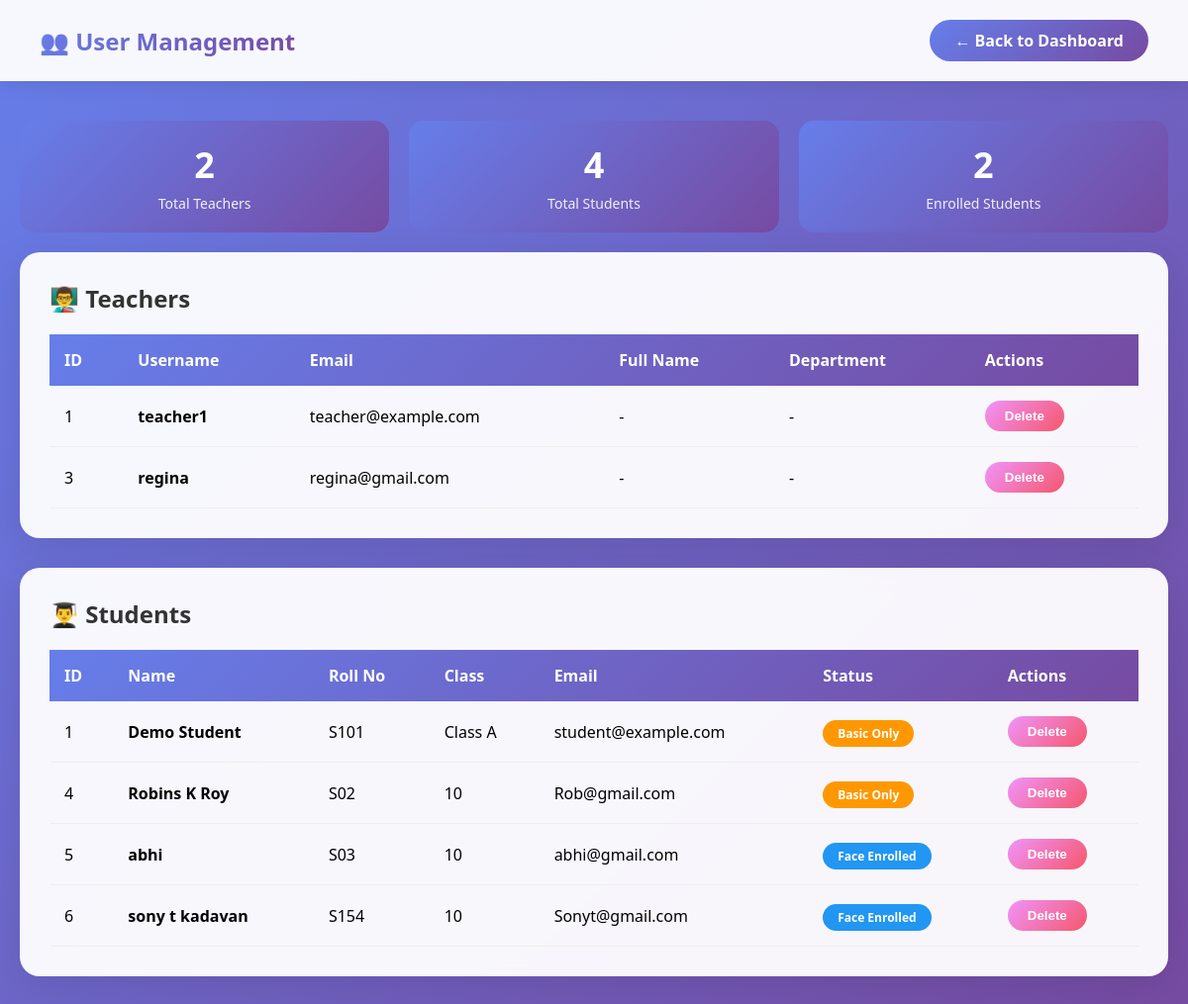
The app's page /admin/users (signed in) with its own data.
### models.py (models this page shows, shortened)
class User(UserMixin, Base):
    __tablename__ = 'users'
    id = Column(Integer, primary_key=True)
    username = Column(String, unique=True, nullable=False)
    password_hash = Column(String, nullable=False)
    role = Column(String, nullable=False)  # 'teacher' or 'student'
    email = Column(String, nullable=True)
    student_id = Column(Integer, ForeignKey('students.id'), nullable=True)  # Link to student record if role is student
    full_name = Column(String, nullable=True)
    phone = Column(String, nullable=True)
    profile_photo = Column(String, nullable=True)
    department = Column(String, nullable=True)
    subject = Column(String, nullable=True)
    student = relationship("Student", back_populates="user", foreign_keys=[student_id])

class Student(Base):
    __tablename__ = 'students'
    id = Column(Integer, primary_key=True)
    name = Column(String, nullable=False)
    roll_no = Column(String, unique=True, nullable=False)
    class_name = Column(String, nullable=True)
    email = Column(String, nullable=True)
    encodings_path = Column(String, nullable=True)  # path to .npy file with face embeddings
    profile_photo = Column(String, nullable=True)  # path to profile photo
    user = relationship("User", back_populates="student", foreign_keys=[User.student_id])
    attendance_records = relationship("Attendance", back_populates="student")

### app.py (the view)
@app.route('/admin/users')
@login_required
def admin_users():
    if current_user.role != 'admin':
        flash('Access denied! Admins only.', 'error')
        return redirect(url_for('login'))
    db = SessionLocal()
    teachers = db.query(User).filter(User.role == 'teacher').all()
    students = db.query(Student).all()
    db.close()
    return render_template('admin_users.html', teachers=teachers, students=students)

### app.py (called while the page is built)
@login_manager.user_loader
def load_user(user_id):
    db = SessionLocal()
    user = db.query(User).get(int(user_id))
    db.close()
    return user

### templates/admin_users.html (shortened to what this page needs)
<!DOCTYPE html>
<html lang="en">
<head>
</head>
<body>
    <div class="header">
        <div class="header-content">
            <h1>👥 User Management</h1>
            <div class="header-right">
                <a href="{{ url_for('admin_dashboard') }}" class="back-btn">← Back to Dashboard</a>
            </div>
        </div>
    </div>
    <div class="container">
        <div class="stats-row">
            <div class="stat-box">
                <h3>{{ teachers|length }}</h3>
                <p>Total Teachers</p>
            </div>
            <div class="stat-box">
                <h3>{{ students|length }}</h3>
                <p>Total Students</p>
            </div>
            <div class="stat-box">
                <h3>{{ students|selectattr('encodings_path')|list|length }}</h3>
                <p>Enrolled Students</p>
            </div>
        </div>
        <div class="section">
            <h2>👨‍🏫 Teachers</h2>
            {% if teachers %}
            <table class="user-table">
                <thead>
                    <tr>
                        <th>ID</th>
                        <th>Username</th>
                        <th>Email</th>
                        <th>Full Name</th>
                        <th>Department</th>
                        <th>Actions</th>
                    </tr>
                </thead>
                <tbody>
                    {% for teacher in teachers %}
                    <tr>
                        <td>{{ teacher.id }}</td>
                        <td><strong>{{ teacher.username }}</strong></td>
                        <td>{{ teacher.email or '-' }}</td>
                        <td>{{ teacher.full_name or '-' }}</td>
                        <td>{{ teacher.department or '-' }}</td>
                        <td>
                            <form method="POST" action="{{ url_for('admin_delete_user', user_type='teacher', user_id=teacher.id) }}" style="display: inline;" onsubmit="return confirm('Are you sure you want to delete this teacher?');">
                                <button type="submit" class="delete-btn">Delete</button>
                            </form>
                        </td>
                    </tr>
                    {% endfor %}
                </tbody>
            </table>
            {% else %}
            <div class="no-data">No teachers registered yet</div>
            {% endif %}
        </div>
        <div class="section">
            <h2>👨‍🎓 Students</h2>
            {% if students %}
            <table class="user-table">
                <thead>
                    <tr>
                        <th>ID</th>
                        <th>Name</th>
                        <th>Roll No</th>
                        <th>Class</th>
                        <th>Email</th>
                        <th>Status</th>
                        <th>Actions</th>
                    </tr>
                </thead>
                <tbody>
                    {% for student in students %}
                    <tr>
                        <td>{{ student.id }}</td>
                        <td><strong>{{ student.name }}</strong></td>
                        <td>{{ student.roll_no }}</td>
                        <td>{{ student.class_name }}</td>
                        <td>{{ student.email or '-' }}</td>
                        <td>
                            {% if student.encodings_path %}
                                <span class="badge enrolled">Face Enrolled</span>
                            {% else %}
                                <span class="badge not-enrolled">Basic Only</span>
                            {% endif %}
                        </td>
                        <td>
                            <form method="POST" action="{{ url_for('admin_delete_user', user_type='student', user_id=student.id) }}" style="display: inline;" onsubmit="return confirm('Are you sure you want to delete this student and all their attendance records?');">
                                <button type="submit" class="delete-btn">Delete</button>
                            </form>
                        </td>
                    </tr>
                    {% endfor %}
                </tbody>
            </table>
            {% else %}
            <div class="no-data">No students registered yet</div>
            {% endif %}
        </div>
    </div>
</body>
</html>

### templates/admin_users.html (style rules this page uses)
* { margin: 0; padding: 0; box-sizing: border-box; }
body { font-family: 'Segoe UI', Tahoma, Geneva, Verdana, sans-serif; background: linear-gradient(135deg, #667eea 0%, #764ba2 100%); min-height: 100vh; }
.header { background: rgba(255, 255, 255, 0.95); backdrop-filter: blur(10px); padding: 20px 40px; box-shadow: 0 2px 20px rgba(0,0,0,0.1); }
.header-content { max-width: 1400px; margin: 0 auto; display: flex; justify-content: space-between; align-items: center; }
.header h1 { font-size: 24px; background: linear-gradient(135deg, #667eea 0%, #764ba2 100%); -webkit-background-clip: text; background-clip: text; -webkit-text-fill-color: transparent; }
.header-right { display: flex; align-items: center; gap: 20px; }
.back-btn { background: linear-gradient(135deg, #667eea 0%, #764ba2 100%); color: white; padding: 10px 25px; border: none; border-radius: 25px; text-decoration: none; font-weight: 600; transition: transform 0.3s; }
.container { max-width: 1400px; margin: 40px auto; padding: 0 20px; }
.section { background: rgba(255, 255, 255, 0.95); backdrop-filter: blur(10px); padding: 30px; border-radius: 20px; box-shadow: 0 10px 40px rgba(0,0,0,0.1); margin-bottom: 30px; }
.section h2 { color: #333; margin-bottom: 20px; font-size: 24px; display: flex; align-items: center; gap: 10px; }
.user-table { width: 100%; border-collapse: collapse; margin-top: 20px; }
.user-table thead { background: linear-gradient(135deg, #667eea 0%, #764ba2 100%); color: white; }
.user-table th { padding: 15px; text-align: left; font-weight: 600; }
.user-table td { padding: 15px; border-bottom: 1px solid #eee; }
.delete-btn { background: linear-gradient(135deg, #f093fb 0%, #f5576c 100%); color: white; padding: 8px 20px; border: none; border-radius: 20px; cursor: pointer; font-weight: 600; transition: transform 0.3s; }
.badge { background: #4CAF50; color: white; padding: 5px 15px; border-radius: 15px; font-size: 12px; font-weight: 600; }
.badge.enrolled { background: #2196F3; }
.badge.not-enrolled { background: #FF9800; }
.stats-row { display: grid; grid-template-columns: repeat(auto-fit, minmax(200px, 1fr)); gap: 20px; margin-bottom: 20px; }
.stat-box { background: linear-gradient(135deg, #667eea 0%, #764ba2 100%); color: white; padding: 20px; border-radius: 15px; text-align: center; }
.stat-box h3 { font-size: 36px; margin-bottom: 5px; }
.stat-box p { font-size: 14px; opacity: 0.9; }

### records on screen
User: id "1", username "teacher1", email "teacher@example.com", full_name "-", department "-"
User: id "3", username "regina", email "regina@gmail.com", full_name "-", department "-"
Student: id "1", name "Demo Student", roll_no "S101", class_name "Class A", email "student@example.com", shows "Basic Only"
Student: id "4", name "Robins K Roy", roll_no "S02", class_name "10", email "Rob@gmail.com", shows "Basic Only"
Student: id "5", name "abhi", roll_no "S03", class_name "10", email "abhi@gmail.com", encodings_path "Face Enrolled"
Student: id "6", name "sony t kadavan", roll_no "S154", class_name "10", email "Sonyt@gmail.com", encodings_path "Face Enrolled"

### other values on screen
{{ teachers|length }} "2"
{{ students|length }} "4"
{{ students|selectattr('encodings_path')|list|length }} "2"
